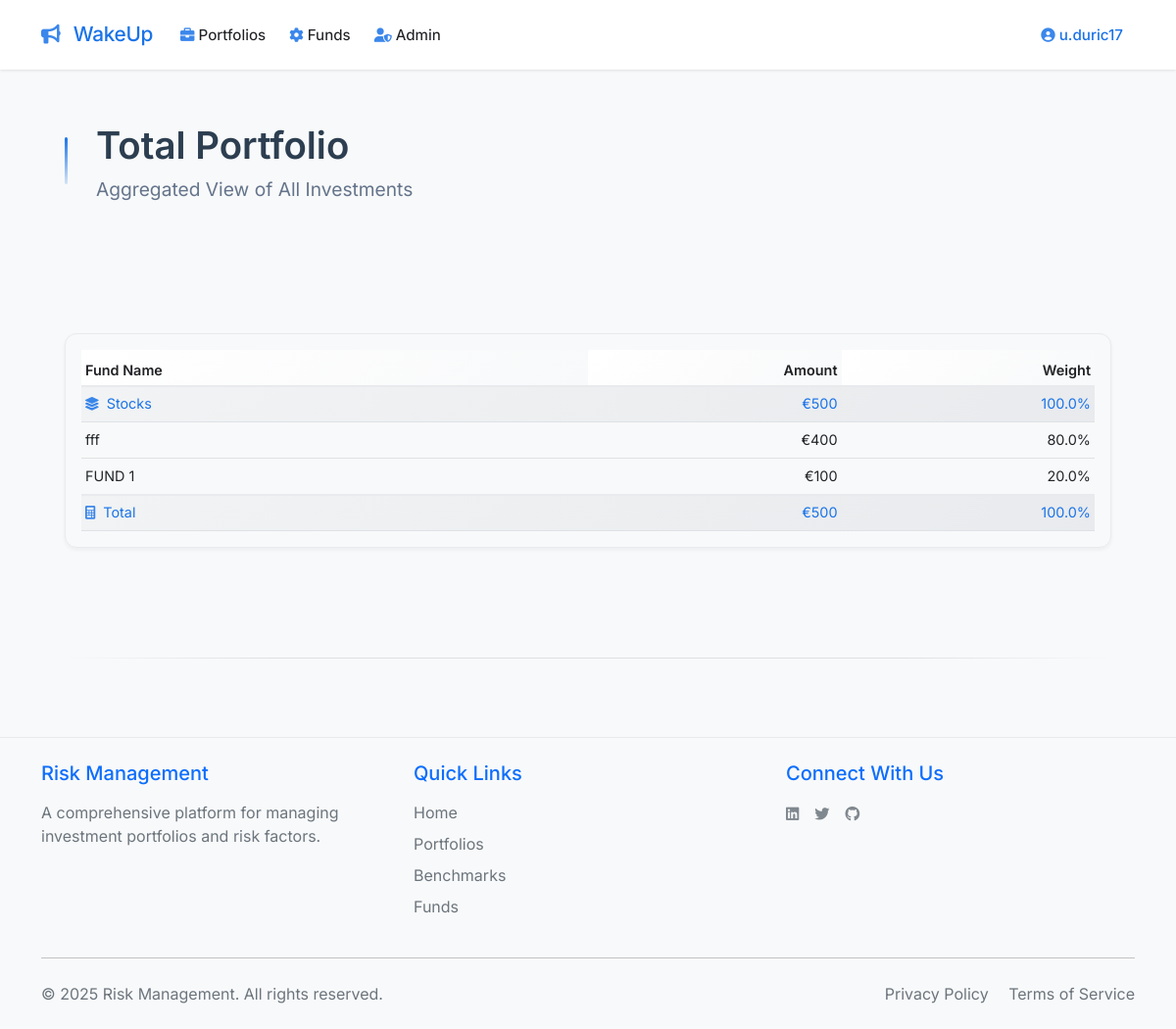
Page /total_portfolio (signed in) on the committed database.
### app.py (models this page shows, shortened)
class User(UserMixin, db.Model):
    id = db.Column(db.Integer, primary_key=True)
    email = db.Column(db.String(120), unique=True, nullable=False)
    name = db.Column(db.String(80), nullable=False)
    password_hash = db.Column(db.String(128))
    user_type = db.Column(db.String(20), default='beginner')
    created_at = db.Column(db.DateTime, default=datetime.utcnow)
    portfolios = db.relationship('Portfolio', backref='user', lazy=True)
    benchmarks = db.relationship('Benchmark', back_populates='user', lazy=True)
    funds = db.relationship('Fund', back_populates='user', lazy=True)
    def is_admin(self):
        return self.user_type == 'admin'

class Benchmark(db.Model):
    __tablename__ = 'benchmark'
    id = db.Column(db.Integer, primary_key=True)
    benchmark_name = db.Column(db.String(120), nullable=False)
    user_id = db.Column(db.Integer, db.ForeignKey('user.id'), nullable=False)
    generic_benchmark = db.Column(db.Integer, nullable=False, default=0)
    risk_factor_id = db.Column(db.Integer, db.ForeignKey('risk_factor.id'), nullable=False)
    beta = db.Column(db.Float, nullable=False, default=0.0)
    mod_duration = db.Column(db.Float, nullable=False, default=0.0)
    fx = db.Column(db.Float, nullable=False, default=0.0)
    usd = db.Column(db.Float, nullable=False, default=0.0)
    us = db.Column(db.Float, nullable=False, default=0.0)
    asset_class = db.Column(db.String(20), nullable=False)
    region = db.Column(db.String(20), nullable=False)
    developed = db.Column(db.String(20), nullable=False)
    bond_rating = db.Column(db.String(20), nullable=False)
    bond_type = db.Column(db.String(20), nullable=False)
    created_at = db.Column(db.DateTime, nullable=False, default=datetime.utcnow)
    user = db.relationship('User', back_populates='benchmarks', lazy=True)
    risk_factor = db.relationship('RiskFactor', back_populates='benchmarks', lazy=True)
    funds = db.relationship('Fund', back_populates='benchmark', lazy=True)

class Holding(db.Model):
    __tablename__ = 'holding'
    id = db.Column(db.Integer, primary_key=True)
    fund_id = db.Column(db.Integer, db.ForeignKey('fund.id'), nullable=False)
    user_id = db.Column(db.Integer, db.ForeignKey('user.id'), nullable=False)
    portfolio_id = db.Column(db.Integer, db.ForeignKey('portfolio.id'), nullable=False)
    units = db.Column(db.Float, nullable=False, default=0.0)
    price_per_unit = db.Column(db.Float, nullable=False, default=0.0)
    use_myprice = db.Column(db.Integer, nullable=False, default=0)
    strategic_weight = db.Column(db.Float, nullable=False, default=0.0)
    created_at = db.Column(db.DateTime, nullable=False, default=datetime.utcnow)
    fund = db.relationship('Fund', backref='holdings', lazy=True)
    user = db.relationship('User', backref='holdings', lazy=True)
    portfolio = db.relationship('Portfolio', backref='holdings', lazy=True)

class Fund(db.Model):
    __tablename__ = 'fund'
    id = db.Column(db.Integer, primary_key=True)
    fund_name = db.Column(db.String(120), nullable=False)
    user_id = db.Column(db.Integer, db.ForeignKey('user.id'), nullable=False)
    benchmark_id = db.Column(db.Integer, db.ForeignKey('benchmark.id'), nullable=False)
    generic_fund = db.Column(db.Integer, nullable=False, default=0)
    identifier = db.Column(db.String(50), nullable=False)
    long_name = db.Column(db.String(200), nullable=False)
    one_word_name = db.Column(db.String(20), nullable=False)
    price = db.Column(db.Float, nullable=True)
    date = db.Column(db.Date, nullable=True)
    ticker = db.Column(db.String(20), nullable=True)
    vehicle = db.Column(db.Integer, nullable=True)
    created_at = db.Column(db.DateTime, nullable=False, default=datetime.utcnow)
    user = db.relationship('User', back_populates='funds', lazy=True)
    benchmark = db.relationship('Benchmark', back_populates='funds', lazy=True)

### app.py (the view)
@app.route('/total_portfolio')
@login_required
def total_portfolio():
    portfolios = Portfolio.query.filter_by(user_id=current_user.id).all()
    aggregated_holdings = {}
    total_value = 0
    for portfolio in portfolios:
        holdings = Holding.query.filter_by(portfolio_id=portfolio.id).all()
        for holding in holdings:
            fund_id = holding.fund_id
            try:
                if holding.use_myprice:
                    price = holding.price_per_unit
                else:
                    price = holding.fund.price
                if holding.units is not None and price is not None:
                    amount = holding.units * price
                else:
                    amount = 0
            except (TypeError, AttributeError):
                amount = 0
            if fund_id not in aggregated_holdings:
                aggregated_holdings[fund_id] = {
                    'fund': holding.fund,
                    'units': holding.units or 0,
                    'amount': amount
                }
            else:
                aggregated_holdings[fund_id]['units'] += (holding.units or 0)
                aggregated_holdings[fund_id]['amount'] += amount
    total_value = sum(holding['amount'] for holding in aggregated_holdings.values())
    holdings_by_asset_class = {}
    asset_class_sums = {}
    for fund_id, holding_data in aggregated_holdings.items():
        fund = holding_data['fund']
        if not fund:  # Skip if fund is None
            continue
        asset_class = fund.benchmark.asset_class if fund.benchmark else 'Unknown'
        weight = (holding_data['amount'] / total_value * 100) if total_value > 0 else 0
        holding_info = {
            'fund': fund,
            'units': holding_data['units'],
            'amount': holding_data['amount'],
            'weight': weight
        }
        if asset_class not in holdings_by_asset_class:
            holdings_by_asset_class[asset_class] = []
            asset_class_sums[asset_class] = 0
        holdings_by_asset_class[asset_class].append(holding_info)
        asset_class_sums[asset_class] += holding_data['amount']
    asset_class_weights = {
        asset_class: (sum_amount / total_value * 100) if total_value > 0 else 0
        for asset_class, sum_amount in asset_class_sums.items()
    }
    for asset_class in holdings_by_asset_class:
        holdings_by_asset_class[asset_class].sort(key=lambda x: x['amount'], reverse=True)
    return render_template(
        'total_portfolio.html',
        holdings_by_asset_class=holdings_by_asset_class,
        asset_class_sums=asset_class_sums,
        asset_class_weights=asset_class_weights,
        total_value=total_value
    )

### templates/total_portfolio.html (shortened to what this page needs)
{% extends "base.html" %}
{% block content %}
<div class="container-fluid px-4">
    <div class="refined-header">
        <div class="accent-line"></div>
        <div class="header-content">
            <div class="title-stack">
                <h1 class="page-title">Total Portfolio</h1>
                <h2 class="portfolio-subtitle">
                    Aggregated View of All Investments
                </h2>
            </div>
        </div>
    </div>
    <div class="card-strategy">
        <div class="card-body">
            {% if holdings_by_asset_class %}
            <div class="table-responsive">
                <table class="table table-hover mb-0" id="totalHoldingsTable">
                    <thead>
                        <tr>
                            <th style="width: 50%" class="text-start">Fund Name</th>
                            <th style="width: 25%" class="text-end">Amount</th>
                            <th style="width: 25%" class="text-end">Weight</th>
                        </tr>
                    </thead>
                    <tbody>
                        {% for asset_class, holdings in holdings_by_asset_class.items() %}
                        <tr class="asset-class-header">
                            <td class="asset-class-title">
                                <strong><i class="fas fa-layer-group me-2"></i>{{ asset_class }}</strong>
                            </td>
                            <td class="asset-class-title text-end">
                                <strong>€{{ "%.f"|format(asset_class_sums[asset_class]) }}</strong>
                            </td>
                            <td class="asset-class-title text-end">
                                <strong>{{ "%.1f"|format(asset_class_weights[asset_class]) }}%</strong>
                            </td>
                        </tr>
                        {% for holding in holdings %}
                        <tr class="holding-row">
                            <td class="text-truncate text-start fund-name-cell" style="max-width: 0; cursor: pointer;"
                                onclick="showLongName(this, '{{ holding.fund.long_name }}')">
                                {{ holding.fund.fund_name }}
                            </td>
                            <td class="text-end">
                                €{{ "%.f"|format(holding.amount) }}
                            </td>
                            <td class="text-end">
                                {{ "%.1f"|format(holding.weight) }}%
                            </td>
                        </tr>
                        {% endfor %}
                        {% endfor %}
                        <tr class="sum-row">
                            <td class="asset-class-title">
                                <strong><i class="fas fa-calculator me-2"></i>Total</strong>
                            </td>
                            <td class="asset-class-title text-end">
                                <strong>€{{ "%.f"|format(total_value) }}</strong>
                            </td>
                            <td class="asset-class-title text-end">
                                <strong>100.0%</strong>
                            </td>
                        </tr>
                    </tbody>
                </table>
            </div>
            {% endif %}
        </div>
    </div>
    <div class="footer-separator">
        <div class="separator-line"></div>
    </div>
</div>
{% endblock %}

### templates/base.html (shortened to what this page needs)
<!DOCTYPE html>
<html lang="en">
<head>
    <link href="https://cdn.jsdelivr.net/npm/bootstrap@5.1.3/dist/css/bootstrap.min.css" rel="stylesheet">
    <link href="https://cdnjs.cloudflare.com/ajax/libs/font-awesome/6.0.0/css/all.min.css" rel="stylesheet">
    <link href="{{ url_for('static', filename='css/style.css') }}" rel="stylesheet">
</head>
<body>
    <nav class="navbar navbar-expand-lg">
        <div class="container">
            <a class="navbar-brand" href="{{ url_for('total_portfolio') }}">
                <i class="fa-solid fa-bullhorn me-2"></i> WakeUp
            </a>
            <div class="collapse navbar-collapse" id="navbarNav">
                <ul class="navbar-nav me-auto">
                    {% if current_user.is_authenticated %}
                    <li class="nav-item dropdown">
                        <a class="nav-link dropdown-toggle" href="#" id="portfoliosDropdown" role="button" data-bs-toggle="dropdown">
                            <i class="fas fa-briefcase me-1"></i>Portfolios
                        </a>
                    </li>
                    <li class="nav-item dropdown">
                        <a class="nav-link dropdown-toggle" href="#" id="optionsDropdown" role="button" data-bs-toggle="dropdown">
                            <i class="fas fa-cog me-1"></i>Funds
                        </a>
                    </li>
                    {% if current_user.is_admin() %}
                    <li class="nav-item dropdown">
                        <a class="nav-link dropdown-toggle" href="#" id="adminDropdown" role="button" data-bs-toggle="dropdown">
                            <i class="fas fa-user-shield me-1"></i>Admin
                        </a>
                    </li>
                    {% endif %}
                    {% endif %}
                </ul>
                <ul class="navbar-nav ms-auto">
                    {% if current_user.is_authenticated %}
                    <li class="nav-item dropdown">
                        <a class="nav-link dropdown-toggle profile-link" href="#" id="profileDropdown" role="button" data-bs-toggle="dropdown">
                            <i class="fas fa-user-circle me-1"></i>{{ current_user.name }}
                        </a>
                    </li>
                    {% endif %}
                </ul>
            </div>
        </div>
    </nav>
    <div class="main-content">
        <div class="container mt-4 pb-5">
            {% block content %}{% endblock %}
        </div>
    </div>
    <footer class="footer mt-auto py-4 bg-light">
        <div class="container">
            <div class="row">
                <div class="col-md-4 mb-3 mb-md-0">
                    <h5 class="text-primary mb-3">Risk Management</h5>
                    <p class="text-muted mb-0">A comprehensive platform for managing investment portfolios and risk factors.</p>
                </div>
                <div class="col-md-4 mb-3 mb-md-0">
                    <h5 class="text-primary mb-3">Quick Links</h5>
                    <ul class="list-unstyled">
                        <li class="mb-2"><a href="{{ url_for('home') }}" class="text-decoration-none text-muted">Home</a></li>
                        <li class="mb-2"><a href="{{ url_for('get_portfolios') }}" class="text-decoration-none text-muted">Portfolios</a></li>
                        <li class="mb-2"><a href="{{ url_for('get_benchmarks') }}" class="text-decoration-none text-muted">Benchmarks</a></li>
                        <li class="mb-2"><a href="{{ url_for('get_funds') }}" class="text-decoration-none text-muted">Funds</a></li>
                    </ul>
                </div>
                <div class="col-md-4">
                    <h5 class="text-primary mb-3">Connect With Us</h5>
                    <div class="d-flex gap-3">
                        <a href="#" class="text-muted text-decoration-none" title="LinkedIn">
                        </a>
                        <a href="#" class="text-muted text-decoration-none" title="Twitter">
                        </a>
                        <a href="#" class="text-muted text-decoration-none" title="GitHub">
                        </a>
                    </div>
                </div>
            </div>
            <hr class="my-4">
            <div class="row align-items-center">
                <div class="col-md-6 text-center text-md-start">
                    <p class="text-muted mb-0">&copy; {{ now.year }} Risk Management. All rights reserved.</p>
                </div>
                <div class="col-md-6 text-center text-md-end">
                    <a href="{{ url_for('privacy_policy') }}" class="text-muted text-decoration-none me-3">Privacy Policy</a>
                    <a href="#" class="text-muted text-decoration-none">Terms of Service</a>
                </div>
            </div>
        </div>
    </footer>
</body>
</html>

### rows in the picture
User: name "u.duric17"
Benchmark: asset_class "Stocks", asset_class "500", asset_class "100.0"
Holding: fund.fund_name "fff", amount "400", weight "80.0"
Holding: fund.fund_name "FUND 1", amount "100", weight "20.0"

### other values in the picture
{{ "%.f"|format(total_value) }} "500"
